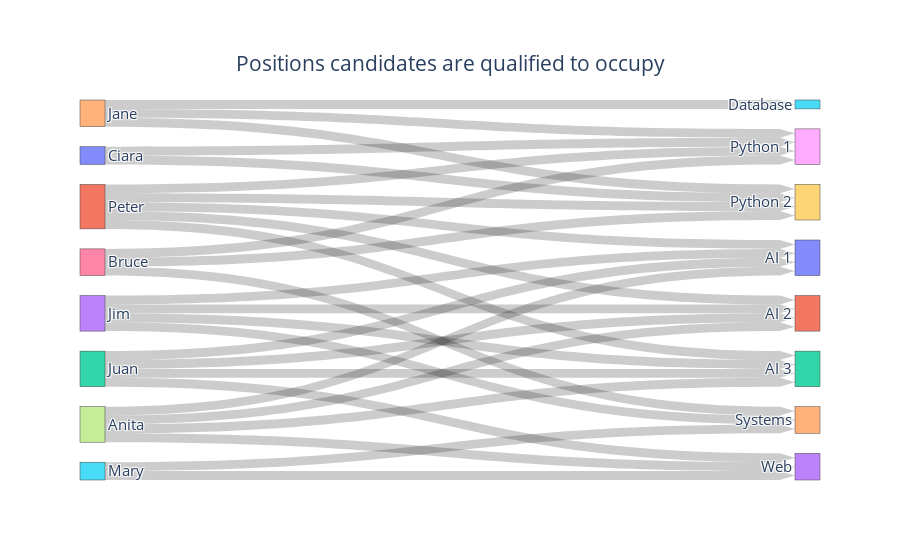

Notebook code cell kept with this figure:
### Markdown cell above
## Scenario 2 - Candidate x Position - Sankey Diagram

### Code cell
import plotly.graph_objects as go

labels = ["Ciara", "Peter", "Juan", "Jim", "Jane", "Mary","Bruce", "Anita", 
          "Python 1", "Python 2", "AI 1", "AI 2", "AI 3", "Web", "Systems", "Database"]

label_to_index = {label: index for index, label in enumerate(labels)}

sources = ["Ciara", "Ciara", "Peter","Peter", "Peter", "Peter", "Peter", "Juan", "Juan", "Juan", "Juan", 
           "Jim", "Jim", "Jim", "Jim","Jane", "Jane", "Jane", "Mary", "Mary", "Bruce", "Bruce", "Bruce", 
           "Anita","Anita", "Anita", "Anita"]
targets = ["Python 1", "Python 2", "Python 1", "Python 2", "AI 1", "AI 2", "AI 3", "Web", "AI 1", "AI 2", "AI 3", 
           "AI 1", "AI 2", "AI 3", "Systems", "Python 1", "Python 2", "Database", "Web", "Systems", "Systems", 
           "Python 1","Python 2", "Web","AI 1", "AI 2", "AI 3"]


source_indices = [label_to_index[source] for source in sources]
target_indices = [label_to_index[target] for target in targets]

# Define the source-target pairs
link = dict(
  arrowlen=15,
  source = source_indices,
  target = target_indices,
  value = [1]*len(source_indices),
)

# Define the node labels
node = dict(
  label = ["Ciara", "Peter", "Juan", "Jim", "Jane", "Mary", "Bruce", "Anita", "Python 1", "Python 2", 
           "AI 1", "AI 2", "AI 3", "Web", "Systems", "Database"],
  pad = 20, 
  thickness = 25
)

# Create the Sankey diagram object
data = go.Sankey(link = link, node = node)


fig = go.Figure(data=[data])

fig.update_layout(
    title={
        'text': "Positions candidates are qualified to occupy",
        'y':0.9,
        'x':0.5,
        'xanchor': 'center',
        'yanchor': 'top'},
    font_size = 15
)

# Plot the figure
fig.show()

### Figure 1 — Plotly figure (JSON) as saved in the notebook; plotly's stock layout.template omitted (floating-point values rounded to 4 significant figures)
{"data": [{"link": {"arrowlen": 15, "source": [0, 0, 1, 1, 1, 1, 1, 2, 2, 2, 2, 3, 3, 3, 3, 4, 4, 4, 5, 5, 6, 6, 6, 7, 7, 7, 7], "target": [8, 9, 8, 9, 10, 11, 12, 13, 10, 11, 12, 10, 11, 12, 14, 8, 9, 15, 13, 14, 14, 8, 9, 13, 10, 11, 12], "value": [1, 1, 1, 1, 1, 1, 1, 1, 1, 1, 1, 1, 1, 1, 1, 1, 1, 1, 1, 1, 1, 1, 1, 1, 1, 1, 1]}, "node": {"label": ["Ciara", "Peter", "Juan", "Jim", "Jane", "Mary", "Bruce", "Anita", "Python 1", "Python 2", "AI 1", "AI 2", "AI 3", "Web", "Systems", "Database"], "pad": 20, "thickness": 25}, "type": "sankey"}], "layout": {"font": {"size": 15}, "title": {"text": "Positions candidates are qualified to occupy", "x": 0.5, "xanchor": "center", "y": 0.9, "yanchor": "top"}}}
